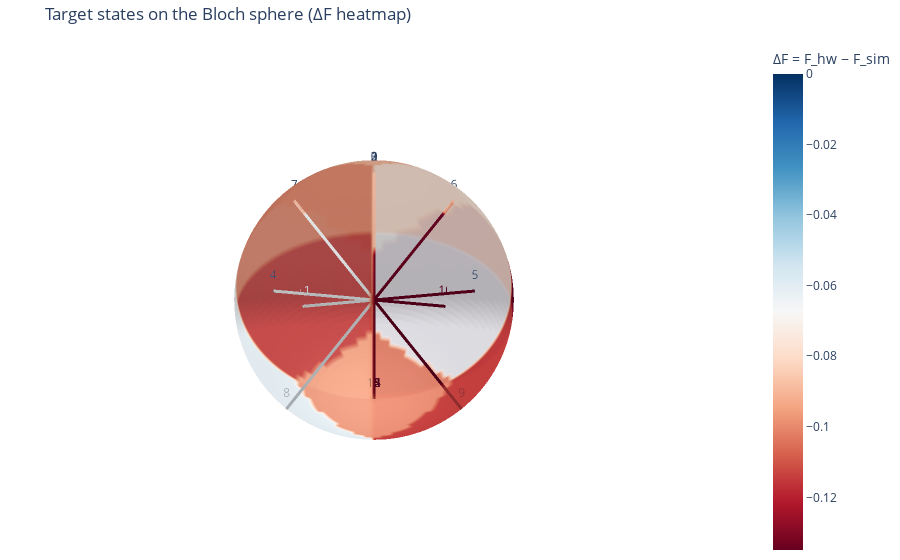

Notebook source saved alongside this figure:
### Code cell
import numpy as np
import plotly.graph_objects as go

# ---------- Bloch vectors and metric ----------
bloch_coords = np.array([
    target_bloch(th, ph) for th, ph in zip(dfCI["theta"], dfCI["phi"])
])  # (N,3)
rx, ry, rz = bloch_coords.T
state_ids = dfCI.index.to_numpy()

# Metric: ΔF or F_hw
metric = (dfCI["F_hw"] - dfCI["F_sim"]).to_numpy()   # ΔF
metric_label = "ΔF = F_hw − F_sim"
# Or:
# metric = dfCI["F_hw"].to_numpy()
# metric_label = "Hardware fidelity F_hw"

# Color scale centered at 0 (for ΔF)
vmin = metric.min()
vmax = 0.0
colorscale = "RdBu"   # diverging; change if you like

# ---------- Sphere grid ----------
u = np.linspace(0, 2*np.pi, 120)
v = np.linspace(0, np.pi, 60)
xs = np.outer(np.cos(u), np.sin(v))
ys = np.outer(np.sin(u), np.sin(v))
zs = np.outer(np.ones_like(u), np.cos(v))

sphere_points = np.stack([xs.ravel(), ys.ravel(), zs.ravel()], axis=1)  # (P,3)

# Nearest target state for each sphere point (Voronoi-ish heatmap)
dots = sphere_points @ bloch_coords.T        # dot products = cos(angle)
nearest_idx = np.argmax(dots, axis=1)
sphere_metric = metric[nearest_idx].reshape(xs.shape)

# ---------- Build Plotly figure ----------
fig = go.Figure()

# Surface heatmap
fig.add_surface(
    x=xs,
    y=ys,
    z=zs,
    surfacecolor=sphere_metric,
    colorscale=colorscale,
    cmin=vmin,
    cmax=vmax,
    showscale=True,
    opacity=0.9,
    colorbar=dict(title=metric_label),
)

# Bloch vectors as lines + text
for (x, y, z, m, sid) in zip(rx, ry, rz, metric, state_ids):
    fig.add_trace(go.Scatter3d(
        x=[0, x],
        y=[0, y],
        z=[0, z],
        mode="lines+text",
        text=[None, str(sid)],
        textposition="top center",
        line=dict(width=6, color=m),
        # color via colorscale
        marker=dict(size=1, color=m, colorscale=colorscale, cmin=vmin, cmax=vmax),
        showlegend=False,
        hovertemplate=f"state {sid}<br>ΔF={m:.3f}<extra></extra>",
    ))

fig.update_layout(
    title="Target states on the Bloch sphere (ΔF heatmap)",
    scene=dict(
        xaxis=dict(visible=False),
        yaxis=dict(visible=False),
        zaxis=dict(visible=False),
        aspectmode="data",
    ),
    margin=dict(l=0, r=0, t=40, b=0),
)

# Save as interactive HTML
fig.write_html("bloch_sphere_interactive.html", include_plotlyjs="cdn")
fig.show()

### Figure 1 — Plotly figure (JSON) as saved in the notebook; plotly's stock layout.template omitted (floating-point values rounded to 4 significant figures; data arrays with more than 128 entries replaced by an {"elided": "..."} marker saying what was removed)
{"data": [{"cmax": 0, "cmin": -0.1349, "colorbar": {"title": {"text": "ΔF = F_hw − F_sim"}}, "colorscale": [[0, "rgb(103,0,31)"], [0.1, "rgb(178,24,43)"], [0.2, "rgb(214,96,77)"], [0.3, "rgb(244,165,130)"], [0.4, "rgb(253,219,199)"], [0.5, "rgb(247,247,247)"], [0.6, "rgb(209,229,240)"], [0.7, "rgb(146,197,222)"], [0.8, "rgb(67,147,195)"], [0.9, "rgb(33,102,172)"], [1, "rgb(5,48,97)"]], "opacity": 0.9, "showscale": true, "surfacecolor": {"elided": "120x60 float values"}, "type": "surface", "x": {"elided": "120x60 float values"}, "y": {"elided": "120x60 float values"}, "z": {"elided": "120x60 float values"}}, {"hovertemplate": "state 0<br>ΔF=-0.089<extra></extra>", "line": {"color": -0.08897, "width": 6}, "marker": {"cmax": 0, "cmin": -0.1349, "color": -0.08897, "colorscale": [[0, "rgb(103,0,31)"], [0.1, "rgb(178,24,43)"], [0.2, "rgb(214,96,77)"], [0.3, "rgb(244,165,130)"], [0.4, "rgb(253,219,199)"], [0.5, "rgb(247,247,247)"], [0.6, "rgb(209,229,240)"], [0.7, "rgb(146,197,222)"], [0.8, "rgb(67,147,195)"], [0.9, "rgb(33,102,172)"], [1, "rgb(5,48,97)"]], "size": 1}, "mode": "lines+text", "showlegend": false, "text": [null, "0"], "textposition": "top center", "type": "scatter3d", "x": [0, 0], "y": [0, 0], "z": [0, 1]}, {"hovertemplate": "state 1<br>ΔF=-0.101<extra></extra>", "line": {"color": -0.1015, "width": 6}, "marker": {"cmax": 0, "cmin": -0.1349, "color": -0.1015, "colorscale": [[0, "rgb(103,0,31)"], [0.1, "rgb(178,24,43)"], [0.2, "rgb(214,96,77)"], [0.3, "rgb(244,165,130)"], [0.4, "rgb(253,219,199)"], [0.5, "rgb(247,247,247)"], [0.6, "rgb(209,229,240)"], [0.7, "rgb(146,197,222)"], [0.8, "rgb(67,147,195)"], [0.9, "rgb(33,102,172)"], [1, "rgb(5,48,97)"]], "size": 1}, "mode": "lines+text", "showlegend": false, "text": [null, "1"], "textposition": "top center", "type": "scatter3d", "x": [0, 0], "y": [0, 0], "z": [0, 1]}, {"hovertemplate": "state 2<br>ΔF=-0.100<extra></extra>", "line": {"color": -0.09994, "width": 6}, "marker": {"cmax": 0, "cmin": -0.1349, "color": -0.09994, "colorscale": [[0, "rgb(103,0,31)"], [0.1, "rgb(178,24,43)"], [0.2, "rgb(214,96,77)"], [0.3, "rgb(244,165,130)"], [0.4, "rgb(253,219,199)"], [0.5, "rgb(247,247,247)"], [0.6, "rgb(209,229,240)"], [0.7, "rgb(146,197,222)"], [0.8, "rgb(67,147,195)"], [0.9, "rgb(33,102,172)"], [1, "rgb(5,48,97)"]], "size": 1}, "mode": "lines+text", "showlegend": false, "text": [null, "2"], "textposition": "top center", "type": "scatter3d", "x": [0, 0], "y": [0, 0], "z": [0, 1]}, {"hovertemplate": "state 3<br>ΔF=-0.094<extra></extra>", "line": {"color": -0.09441, "width": 6}, "marker": {"cmax": 0, "cmin": -0.1349, "color": -0.09441, "colorscale": [[0, "rgb(103,0,31)"], [0.1, "rgb(178,24,43)"], [0.2, "rgb(214,96,77)"], [0.3, "rgb(244,165,130)"], [0.4, "rgb(253,219,199)"], [0.5, "rgb(247,247,247)"], [0.6, "rgb(209,229,240)"], [0.7, "rgb(146,197,222)"], [0.8, "rgb(67,147,195)"], [0.9, "rgb(33,102,172)"], [1, "rgb(5,48,97)"]], "size": 1}, "mode": "lines+text", "showlegend": false, "text": [null, "3"], "textposition": "top center", "type": "scatter3d", "x": [0, 0], "y": [0, 0], "z": [0, 1]}, {"hovertemplate": "state 4<br>ΔF=-0.066<extra></extra>", "line": {"color": -0.06561, "width": 6}, "marker": {"cmax": 0, "cmin": -0.1349, "color": -0.06561, "colorscale": [[0, "rgb(103,0,31)"], [0.1, "rgb(178,24,43)"], [0.2, "rgb(214,96,77)"], [0.3, "rgb(244,165,130)"], [0.4, "rgb(253,219,199)"], [0.5, "rgb(247,247,247)"], [0.6, "rgb(209,229,240)"], [0.7, "rgb(146,197,222)"], [0.8, "rgb(67,147,195)"], [0.9, "rgb(33,102,172)"], [1, "rgb(5,48,97)"]], "size": 1}, "mode": "lines+text", "showlegend": false, "text": [null, "4"], "textposition": "top center", "type": "scatter3d", "x": [0, 0.866], "y": [0, 0], "z": [0, 0.5]}, {"hovertemplate": "state 5<br>ΔF=-0.135<extra></extra>", "line": {"color": -0.1349, "width": 6}, "marker": {"cmax": 0, "cmin": -0.1349, "color": -0.1349, "colorscale": [[0, "rgb(103,0,31)"], [0.1, "rgb(178,24,43)"], [0.2, "rgb(214,96,77)"], [0.3, "rgb(244,165,130)"], [0.4, "rgb(253,219,199)"], [0.5, "rgb(247,247,247)"], [0.6, "rgb(209,229,240)"], [0.7, "rgb(146,197,222)"], [0.8, "rgb(67,147,195)"], [0.9, "rgb(33,102,172)"], [1, "rgb(5,48,97)"]], "size": 1}, "mode": "lines+text", "showlegend": false, "text": [null, "5"], "textposition": "top center", "type": "scatter3d", "x": [0, -4.42e-12], "y": [0, 0.866], "z": [0, 0.5]}, {"hovertemplate": "state 6<br>ΔF=-0.075<extra></extra>", "line": {"color": -0.07548, "width": 6}, "marker": {"cmax": 0, "cmin": -0.1349, "color": -0.07548, "colorscale": [[0, "rgb(103,0,31)"], [0.1, "rgb(178,24,43)"], [0.2, "rgb(214,96,77)"], [0.3, "rgb(244,165,130)"], [0.4, "rgb(253,219,199)"], [0.5, "rgb(247,247,247)"], [0.6, "rgb(209,229,240)"], [0.7, "rgb(146,197,222)"], [0.8, "rgb(67,147,195)"], [0.9, "rgb(33,102,172)"], [1, "rgb(5,48,97)"]], "size": 1}, "mode": "lines+text", "showlegend": false, "text": [null, "6"], "textposition": "top center", "type": "scatter3d", "x": [0, -0.866], "y": [0, -8.839e-12], "z": [0, 0.5]}, {"hovertemplate": "state 7<br>ΔF=-0.100<extra></extra>", "line": {"color": -0.09996, "width": 6}, "marker": {"cmax": 0, "cmin": -0.1349, "color": -0.09996, "colorscale": [[0, "rgb(103,0,31)"], [0.1, "rgb(178,24,43)"], [0.2, "rgb(214,96,77)"], [0.3, "rgb(244,165,130)"], [0.4, "rgb(253,219,199)"], [0.5, "rgb(247,247,247)"], [0.6, "rgb(209,229,240)"], [0.7, "rgb(146,197,222)"], [0.8, "rgb(67,147,195)"], [0.9, "rgb(33,102,172)"], [1, "rgb(5,48,97)"]], "size": 1}, "mode": "lines+text", "showlegend": false, "text": [null, "7"], "textposition": "top center", "type": "scatter3d", "x": [0, 1.326e-11], "y": [0, -0.866], "z": [0, 0.5]}, {"hovertemplate": "state 8<br>ΔF=-0.061<extra></extra>", "line": {"color": -0.0614, "width": 6}, "marker": {"cmax": 0, "cmin": -0.1349, "color": -0.0614, "colorscale": [[0, "rgb(103,0,31)"], [0.1, "rgb(178,24,43)"], [0.2, "rgb(214,96,77)"], [0.3, "rgb(244,165,130)"], [0.4, "rgb(253,219,199)"], [0.5, "rgb(247,247,247)"], [0.6, "rgb(209,229,240)"], [0.7, "rgb(146,197,222)"], [0.8, "rgb(67,147,195)"], [0.9, "rgb(33,102,172)"], [1, "rgb(5,48,97)"]], "size": 1}, "mode": "lines+text", "showlegend": false, "text": [null, "8"], "textposition": "top center", "type": "scatter3d", "x": [0, 0.866], "y": [0, 0], "z": [0, -0.5]}, {"hovertemplate": "state 9<br>ΔF=-0.114<extra></extra>", "line": {"color": -0.1138, "width": 6}, "marker": {"cmax": 0, "cmin": -0.1349, "color": -0.1138, "colorscale": [[0, "rgb(103,0,31)"], [0.1, "rgb(178,24,43)"], [0.2, "rgb(214,96,77)"], [0.3, "rgb(244,165,130)"], [0.4, "rgb(253,219,199)"], [0.5, "rgb(247,247,247)"], [0.6, "rgb(209,229,240)"], [0.7, "rgb(146,197,222)"], [0.8, "rgb(67,147,195)"], [0.9, "rgb(33,102,172)"], [1, "rgb(5,48,97)"]], "size": 1}, "mode": "lines+text", "showlegend": false, "text": [null, "9"], "textposition": "top center", "type": "scatter3d", "x": [0, -4.42e-12], "y": [0, 0.866], "z": [0, -0.5]}, {"hovertemplate": "state 10<br>ΔF=-0.063<extra></extra>", "line": {"color": -0.06268, "width": 6}, "marker": {"cmax": 0, "cmin": -0.1349, "color": -0.06268, "colorscale": [[0, "rgb(103,0,31)"], [0.1, "rgb(178,24,43)"], [0.2, "rgb(214,96,77)"], [0.3, "rgb(244,165,130)"], [0.4, "rgb(253,219,199)"], [0.5, "rgb(247,247,247)"], [0.6, "rgb(209,229,240)"], [0.7, "rgb(146,197,222)"], [0.8, "rgb(67,147,195)"], [0.9, "rgb(33,102,172)"], [1, "rgb(5,48,97)"]], "size": 1}, "mode": "lines+text", "showlegend": false, "text": [null, "10"], "textposition": "top center", "type": "scatter3d", "x": [0, -0.866], "y": [0, -8.839e-12], "z": [0, -0.5]}, {"hovertemplate": "state 11<br>ΔF=-0.114<extra></extra>", "line": {"color": -0.1137, "width": 6}, "marker": {"cmax": 0, "cmin": -0.1349, "color": -0.1137, "colorscale": [[0, "rgb(103,0,31)"], [0.1, "rgb(178,24,43)"], [0.2, "rgb(214,96,77)"], [0.3, "rgb(244,165,130)"], [0.4, "rgb(253,219,199)"], [0.5, "rgb(247,247,247)"], [0.6, "rgb(209,229,240)"], [0.7, "rgb(146,197,222)"], [0.8, "rgb(67,147,195)"], [0.9, "rgb(33,102,172)"], [1, "rgb(5,48,97)"]], "size": 1}, "mode": "lines+text", "showlegend": false, "text": [null, "11"], "textposition": "top center", "type": "scatter3d", "x": [0, 1.326e-11], "y": [0, -0.866], "z": [0, -0.5]}, {"hovertemplate": "state 12<br>ΔF=-0.100<extra></extra>", "line": {"color": -0.09995, "width": 6}, "marker": {"cmax": 0, "cmin": -0.1349, "color": -0.09995, "colorscale": [[0, "rgb(103,0,31)"], [0.1, "rgb(178,24,43)"], [0.2, "rgb(214,96,77)"], [0.3, "rgb(244,165,130)"], [0.4, "rgb(253,219,199)"], [0.5, "rgb(247,247,247)"], [0.6, "rgb(209,229,240)"], [0.7, "rgb(146,197,222)"], [0.8, "rgb(67,147,195)"], [0.9, "rgb(33,102,172)"], [1, "rgb(5,48,97)"]], "size": 1}, "mode": "lines+text", "showlegend": false, "text": [null, "12"], "textposition": "top center", "type": "scatter3d", "x": [0, -1.021e-11], "y": [0, 0], "z": [0, -1]}, {"hovertemplate": "state 13<br>ΔF=-0.096<extra></extra>", "line": {"color": -0.09566, "width": 6}, "marker": {"cmax": 0, "cmin": -0.1349, "color": -0.09566, "colorscale": [[0, "rgb(103,0,31)"], [0.1, "rgb(178,24,43)"], [0.2, "rgb(214,96,77)"], [0.3, "rgb(244,165,130)"], [0.4, "rgb(253,219,199)"], [0.5, "rgb(247,247,247)"], [0.6, "rgb(209,229,240)"], [0.7, "rgb(146,197,222)"], [0.8, "rgb(67,147,195)"], [0.9, "rgb(33,102,172)"], [1, "rgb(5,48,97)"]], "size": 1}, "mode": "lines+text", "showlegend": false, "text": [null, "13"], "textposition": "top center", "type": "scatter3d", "x": [0, 5.209e-23], "y": [0, -1.021e-11], "z": [0, -1]}, {"hovertemplate": "state 14<br>ΔF=-0.098<extra></extra>", "line": {"color": -0.09758, "width": 6}, "marker": {"cmax": 0, "cmin": -0.1349, "color": -0.09758, "colorscale": [[0, "rgb(103,0,31)"], [0.1, "rgb(178,24,43)"], [0.2, "rgb(214,96,77)"], [0.3, "rgb(244,165,130)"], [0.4, "rgb(253,219,199)"], [0.5, "rgb(247,247,247)"], [0.6, "rgb(209,229,240)"], [0.7, "rgb(146,197,222)"], [0.8, "rgb(67,147,195)"], [0.9, "rgb(33,102,172)"], [1, "rgb(5,48,97)"]], "size": 1}, "mode": "lines+text", "showlegend": false, "text": [null, "14"], "textposition": "top center", "type": "scatter3d", "x": [0, 1.021e-11], "y": [0, 1.042e-22], "z": [0, -1]}, {"hovertemplate": "state 15<br>ΔF=-0.098<extra></extra>", "line": {"color": -0.09798, "width": 6}, "marker": {"cmax": 0, "cmin": -0.1349, "color": -0.09798, "colorscale": [[0, "rgb(103,0,31)"], [0.1, "rgb(178,24,43)"], [0.2, "rgb(214,96,77)"], [0.3, "rgb(244,165,130)"], [0.4, "rgb(253,219,199)"], [0.5, "rgb(247,247,247)"], [0.6, "rgb(209,229,240)"], [0.7, "rgb(146,197,222)"], [0.8, "rgb(67,147,195)"], [0.9, "rgb(33,102,172)"], [1, "rgb(5,48,97)"]], "size": 1}, "mode": "lines+text", "showlegend": false, "text": [null, "15"], "textposition": "top center", "type": "scatter3d", "x": [0, -1.563e-22], "y": [0, 1.021e-11], "z": [0, -1]}], "layout": {"margin": {"b": 0, "l": 0, "r": 0, "t": 40}, "scene": {"aspectmode": "data", "xaxis": {"visible": false}, "yaxis": {"visible": false}, "zaxis": {"visible": false}}, "title": {"text": "Target states on the Bloch sphere (ΔF heatmap)"}}}
